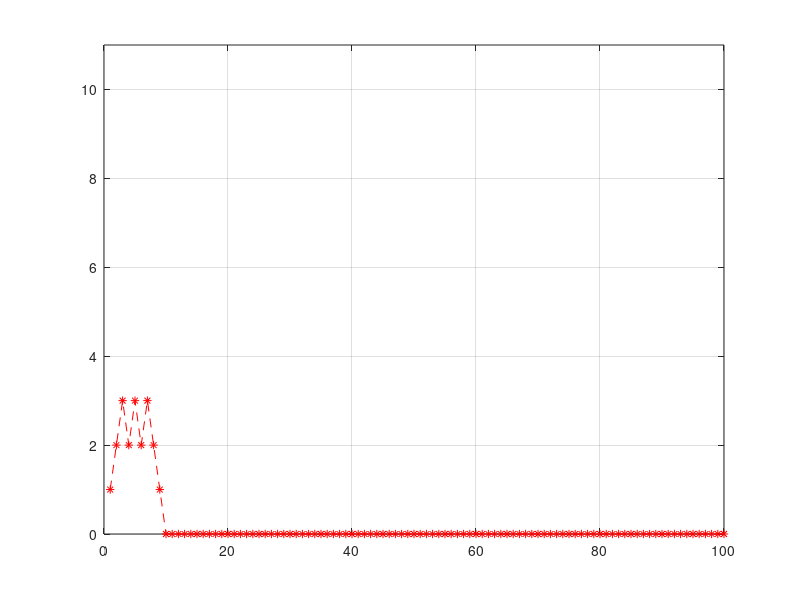

MATLAB code to generate this figure:
clc
clear

N = 10;
p = 0.45;
q = 1 - p;
m = 100;

d = zeros(1, N);
dp = zeros(1, N - 1);
dq = zeros(1, N - 1);
d(1, 1) = 1;
d(1, N) = 1;
dp(2 : N - 1) = p;
dq(1 : N - 2) = q;
P = diag(d) + diag(dp, 1) + diag(dq, -1);

p0 = zeros(1, N);
x = fix(N * rand()) + 1
p0(x) = 1;

pm = p0 * P ^ m
px0 = ((q / p) ^ (x-1) - (q / p) ^ (N - 1)) / (1 - (q / p) ^ (N - 1))
pxN = (1 - (q / p) ^ (x - 1)) / (1 - (q / p) ^ (N - 1))

s(1) = x;
for i = 2 : m
    u = rand();
    if (s(i - 1) == N || s(i - 1) == 0) s(i) = s(i - 1);
        elseif (u < q) s(i) = s(i - 1) - 1;
        else s(i) = s(i - 1) + 1;
    endif
endfor
plot(s, 'r--*'), grid
axis([0, m, 0, N + 1])

pause()
